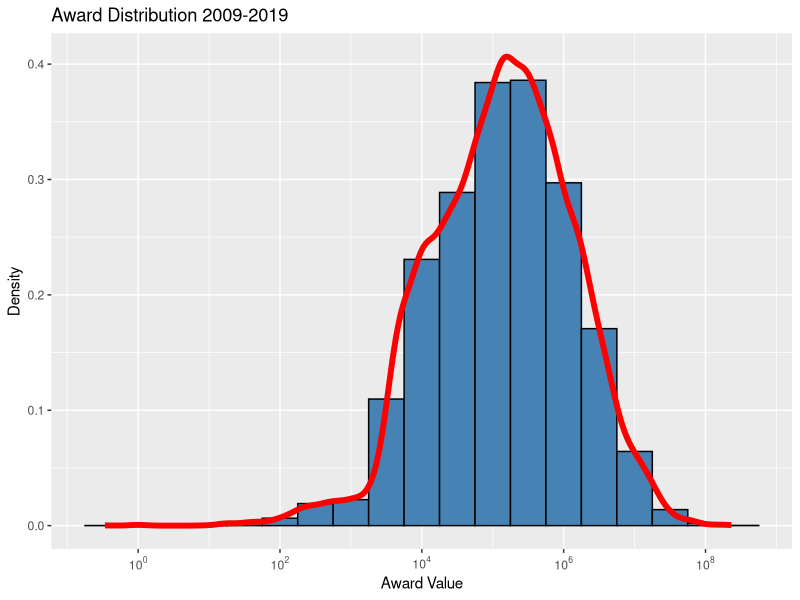
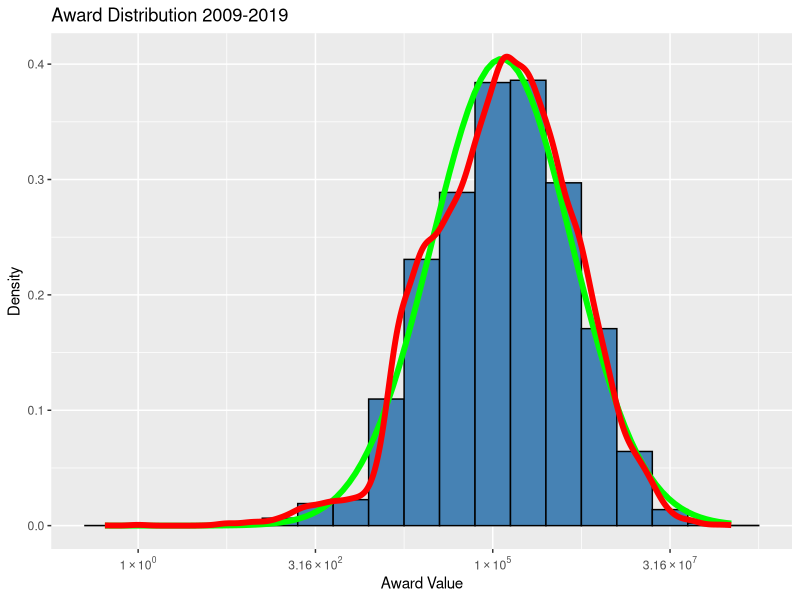
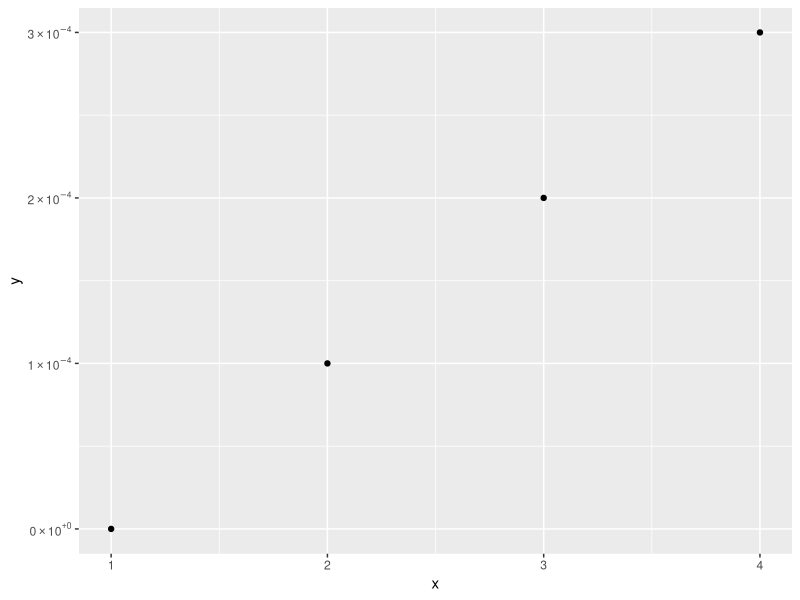

Reproduce these figures in R, in order.
library(dplyr)
library(scales) # to access break formatting functions
library(ggplot2)

setwd("/home/kamalm/homework-0")

agencyabb <- c("DHS","DOC","DOD","DOJ","GSA","HHS","SEC","TREAS","USDA","VA")


#DHS_1 <- read.csv(file="data/DHS_forhistogram.csv", sep=",", colClasses=c("NULL", "NULL", NA, "NULL", "NULL", "NULL"))

#DHS_1 <- read.csv(file="data/DOC_forhistogram.csv", sep=",", colClasses=c("NULL", "NULL", NA, "NULL", "NULL", "NULL"))

DHS_1 <- read.csv(file="data/DOD_forhistogram.csv", sep=",", colClasses=c("NULL", "NULL", NA, "NULL", "NULL", "NULL"))

DHSaward <- filter(DHS_1, DHS_1$base_and_exercised_options_value > 0)

DHSmean <- mean(DHSaward$base_and_exercised_options_value)
DHSsd <- sd(DHSaward$base_and_exercised_options_value)

DHSmean1 <- mean(log10(DHSaward$base_and_exercised_options_value))
DHSsd1 <- sd(log10(DHSaward$base_and_exercised_options_value))

p1 <- ggplot(DHSaward, aes(x = base_and_exercised_options_value)) + 
  geom_histogram(aes(y = ..density..), binwidth = 0.5, color="black", fill = "steelblue" ) +
  #stat_function(fun = ~dnorm(.x, mean = DHSmean, sd = DHSsd), color = "green", lwd=2) +  
  xlab("Award Value") + ylab("Density") +  ggtitle("Award Distribution 2009-2019") + 
  geom_density(aes(y=..density..), col="red", lwd=2)  +
  # scale_x_continuous(trans = "log10") #+
  scale_x_log10(breaks = trans_breaks("log10", function(x) 10^x),
                labels = trans_format("log10", math_format(10^.x)))
p1

scientific_10 <- function(x) {
  parse(text=gsub("e\\+*", " %*% 10^", scales::scientific_format()(10^x)))
}


awardvaluelog <- log10(DHSaward$base_and_exercised_options_value)
p2 <- ggplot(DHSaward, aes(x = awardvaluelog)) + 
  geom_histogram(aes(y = ..density..), binwidth = 0.5, color="black", fill = "steelblue" ) +
  stat_function(fun = ~dnorm(.x, mean = DHSmean1, sd = DHSsd1), color = "green", lwd=2) +  
  xlab("Award Value") + ylab("Density") +  ggtitle("Award Distribution 2009-2019") + 
  geom_density(aes(y=..density..), col="red", lwd=2) + scale_x_continuous(labels=scientific_10) 
p2




#===================
x <- 1:4
y <- c(0, 0.0001, 0.0002, 0.0003)

dd <- data.frame(x, y)

scientific_10 <- function(x) {
  parse(text=gsub("e", " %*% 10^", scales::scientific_format()(x)))
}

ggplot(dd, aes(x, y)) + geom_point()+scale_y_continuous(label=scientific_10)
#====================


